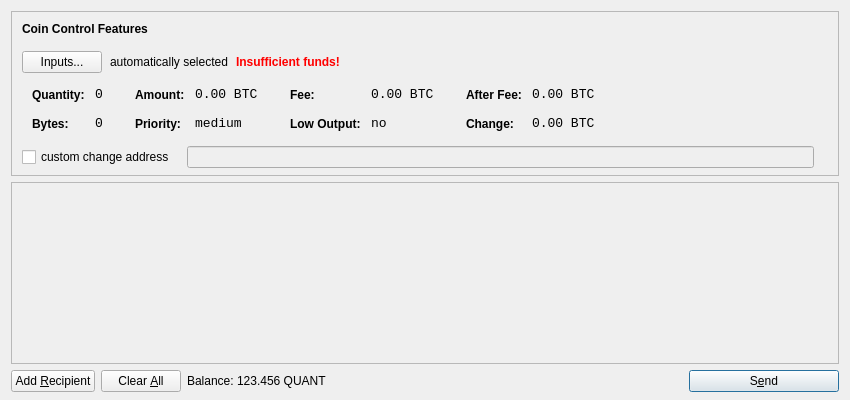
<?xml version="1.0" encoding="UTF-8"?>
<ui version="4.0">
 <class>SendCoinsDialog</class>
 <widget class="QDialog" name="SendCoinsDialog">
  <property name="geometry">
   <rect>
    <x>0</x>
    <y>0</y>
    <width>850</width>
    <height>400</height>
   </rect>
  </property>
  <property name="windowTitle">
   <string>Send Coins</string>
  </property>
  <layout class="QVBoxLayout" name="verticalLayout" stretch="0,1,0">
   <property name="bottomMargin">
    <number>8</number>
   </property>
   <item>
    <widget class="QFrame" name="frameCoinControl">
     <property name="sizePolicy">
      <sizepolicy hsizetype="Expanding" vsizetype="Expanding">
       <horstretch>0</horstretch>
       <verstretch>0</verstretch>
      </sizepolicy>
     </property>
     <property name="maximumSize">
      <size>
       <width>16777215</width>
       <height>16777215</height>
      </size>
     </property>
     <property name="frameShape">
      <enum>QFrame::StyledPanel</enum>
     </property>
     <property name="frameShadow">
      <enum>QFrame::Sunken</enum>
     </property>
     <layout class="QVBoxLayout" name="verticalLayoutCoinControl2">
      <property name="spacing">
       <number>-1</number>
      </property>
      <property name="leftMargin">
       <number>0</number>
      </property>
      <property name="topMargin">
       <number>0</number>
      </property>
      <property name="rightMargin">
       <number>0</number>
      </property>
      <property name="bottomMargin">
       <number>6</number>
      </property>
      <item>
       <layout class="QVBoxLayout" name="verticalLayoutCoinControl" stretch="0,0,0,0,1">
        <property name="spacing">
         <number>0</number>
        </property>
        <property name="leftMargin">
         <number>10</number>
        </property>
        <property name="topMargin">
         <number>10</number>
        </property>
        <item>
         <layout class="QHBoxLayout" name="horizontalLayoutCoinControl1">
          <property name="bottomMargin">
           <number>15</number>
          </property>
          <item>
           <widget class="QLabel" name="labelCoinControlFeatures">
            <property name="sizePolicy">
             <sizepolicy hsizetype="Preferred" vsizetype="Maximum">
              <horstretch>0</horstretch>
              <verstretch>0</verstretch>
             </sizepolicy>
            </property>
            <property name="font">
             <font>
              <weight>75</weight>
              <bold>true</bold>
             </font>
            </property>
            <property name="styleSheet">
             <string notr="true">font-weight:bold;</string>
            </property>
            <property name="text">
             <string>Coin Control Features</string>
            </property>
           </widget>
          </item>
         </layout>
        </item>
        <item>
         <layout class="QHBoxLayout" name="horizontalLayoutCoinControl2" stretch="0,0,0,0">
          <property name="spacing">
           <number>8</number>
          </property>
          <property name="bottomMargin">
           <number>10</number>
          </property>
          <item>
           <widget class="QPushButton" name="pushButtonCoinControl">
            <property name="styleSheet">
             <string notr="true"/>
            </property>
            <property name="text">
             <string>Inputs...</string>
            </property>
           </widget>
          </item>
          <item>
           <widget class="QLabel" name="labelCoinControlAutomaticallySelected">
            <property name="text">
             <string>automatically selected</string>
            </property>
            <property name="margin">
             <number>5</number>
            </property>
           </widget>
          </item>
          <item>
           <widget class="QLabel" name="labelCoinControlInsuffFunds">
            <property name="font">
             <font>
              <weight>75</weight>
              <bold>true</bold>
             </font>
            </property>
            <property name="styleSheet">
             <string notr="true">color:red;font-weight:bold;</string>
            </property>
            <property name="text">
             <string>Insufficient funds!</string>
            </property>
            <property name="margin">
             <number>5</number>
            </property>
           </widget>
          </item>
          <item>
           <spacer name="horizontalSpacerCoinControl">
            <property name="orientation">
             <enum>Qt::Horizontal</enum>
            </property>
            <property name="sizeHint" stdset="0">
             <size>
              <width>40</width>
              <height>1</height>
             </size>
            </property>
           </spacer>
          </item>
         </layout>
        </item>
        <item>
         <widget class="QWidget" name="widgetCoinControl" native="true">
          <property name="sizePolicy">
           <sizepolicy hsizetype="Preferred" vsizetype="Preferred">
            <horstretch>0</horstretch>
            <verstretch>0</verstretch>
           </sizepolicy>
          </property>
          <property name="minimumSize">
           <size>
            <width>0</width>
            <height>0</height>
           </size>
          </property>
          <property name="styleSheet">
           <string notr="true"/>
          </property>
          <layout class="QHBoxLayout" name="horizontalLayoutCoinControl5">
           <property name="margin">
            <number>0</number>
           </property>
           <item>
            <layout class="QHBoxLayout" name="horizontalLayoutCoinControl3" stretch="0,0,0,1">
             <property name="spacing">
              <number>20</number>
             </property>
             <property name="topMargin">
              <number>0</number>
             </property>
             <property name="bottomMargin">
              <number>10</number>
             </property>
             <item>
              <layout class="QFormLayout" name="formLayoutCoinControl1">
               <property name="horizontalSpacing">
                <number>10</number>
               </property>
               <property name="verticalSpacing">
                <number>14</number>
               </property>
               <property name="leftMargin">
                <number>10</number>
               </property>
               <property name="topMargin">
                <number>4</number>
               </property>
               <property name="rightMargin">
                <number>6</number>
               </property>
               <item row="0" column="0">
                <widget class="QLabel" name="labelCoinControlQuantityText">
                 <property name="styleSheet">
                  <string notr="true">font-weight:bold;</string>
                 </property>
                 <property name="text">
                  <string>Quantity:</string>
                 </property>
                 <property name="margin">
                  <number>0</number>
                 </property>
                </widget>
               </item>
               <item row="0" column="1">
                <widget class="QLabel" name="labelCoinControlQuantity">
                 <property name="font">
                  <font>
                   <family>Monospace</family>
                   <pointsize>10</pointsize>
                  </font>
                 </property>
                 <property name="cursor">
                  <cursorShape>IBeamCursor</cursorShape>
                 </property>
                 <property name="contextMenuPolicy">
                  <enum>Qt::ActionsContextMenu</enum>
                 </property>
                 <property name="text">
                  <string notr="true">0</string>
                 </property>
                 <property name="margin">
                  <number>0</number>
                 </property>
                 <property name="textInteractionFlags">
                  <set>Qt::LinksAccessibleByMouse|Qt::TextSelectableByKeyboard|Qt::TextSelectableByMouse</set>
                 </property>
                </widget>
               </item>
               <item row="1" column="0">
                <widget class="QLabel" name="labelCoinControlBytesText">
                 <property name="styleSheet">
                  <string notr="true">font-weight:bold;</string>
                 </property>
                 <property name="text">
                  <string>Bytes:</string>
                 </property>
                </widget>
               </item>
               <item row="1" column="1">
                <widget class="QLabel" name="labelCoinControlBytes">
                 <property name="font">
                  <font>
                   <family>Monospace</family>
                   <pointsize>10</pointsize>
                  </font>
                 </property>
                 <property name="cursor">
                  <cursorShape>IBeamCursor</cursorShape>
                 </property>
                 <property name="contextMenuPolicy">
                  <enum>Qt::ActionsContextMenu</enum>
                 </property>
                 <property name="text">
                  <string notr="true">0</string>
                 </property>
                 <property name="textInteractionFlags">
                  <set>Qt::LinksAccessibleByMouse|Qt::TextSelectableByKeyboard|Qt::TextSelectableByMouse</set>
                 </property>
                </widget>
               </item>
              </layout>
             </item>
             <item>
              <layout class="QFormLayout" name="formLayoutCoinControl2">
               <property name="horizontalSpacing">
                <number>10</number>
               </property>
               <property name="verticalSpacing">
                <number>14</number>
               </property>
               <property name="leftMargin">
                <number>6</number>
               </property>
               <property name="topMargin">
                <number>4</number>
               </property>
               <property name="rightMargin">
                <number>6</number>
               </property>
               <item row="0" column="0">
                <widget class="QLabel" name="labelCoinControlAmountText">
                 <property name="styleSheet">
                  <string notr="true">font-weight:bold;</string>
                 </property>
                 <property name="text">
                  <string>Amount:</string>
                 </property>
                 <property name="margin">
                  <number>0</number>
                 </property>
                </widget>
               </item>
               <item row="0" column="1">
                <widget class="QLabel" name="labelCoinControlAmount">
                 <property name="font">
                  <font>
                   <family>Monospace</family>
                   <pointsize>10</pointsize>
                  </font>
                 </property>
                 <property name="cursor">
                  <cursorShape>IBeamCursor</cursorShape>
                 </property>
                 <property name="contextMenuPolicy">
                  <enum>Qt::ActionsContextMenu</enum>
                 </property>
                 <property name="text">
                  <string notr="true">0.00 BTC</string>
                 </property>
                 <property name="textInteractionFlags">
                  <set>Qt::LinksAccessibleByMouse|Qt::TextSelectableByKeyboard|Qt::TextSelectableByMouse</set>
                 </property>
                </widget>
               </item>
               <item row="1" column="0">
                <widget class="QLabel" name="labelCoinControlPriorityText">
                 <property name="styleSheet">
                  <string notr="true">font-weight:bold;</string>
                 </property>
                 <property name="text">
                  <string>Priority:</string>
                 </property>
                </widget>
               </item>
               <item row="1" column="1">
                <widget class="QLabel" name="labelCoinControlPriority">
                 <property name="font">
                  <font>
                   <family>Monospace</family>
                   <pointsize>10</pointsize>
                  </font>
                 </property>
                 <property name="cursor">
                  <cursorShape>IBeamCursor</cursorShape>
                 </property>
                 <property name="contextMenuPolicy">
                  <enum>Qt::ActionsContextMenu</enum>
                 </property>
                 <property name="text">
                  <string>medium</string>
                 </property>
                 <property name="textInteractionFlags">
                  <set>Qt::LinksAccessibleByMouse|Qt::TextSelectableByKeyboard|Qt::TextSelectableByMouse</set>
                 </property>
                </widget>
               </item>
              </layout>
             </item>
             <item>
              <layout class="QFormLayout" name="formLayoutCoinControl3">
               <property name="horizontalSpacing">
                <number>10</number>
               </property>
               <property name="verticalSpacing">
                <number>14</number>
               </property>
               <property name="leftMargin">
                <number>6</number>
               </property>
               <property name="topMargin">
                <number>4</number>
               </property>
               <property name="rightMargin">
                <number>6</number>
               </property>
               <item row="0" column="0">
                <widget class="QLabel" name="labelCoinControlFeeText">
                 <property name="styleSheet">
                  <string notr="true">font-weight:bold;</string>
                 </property>
                 <property name="text">
                  <string>Fee:</string>
                 </property>
                 <property name="margin">
                  <number>0</number>
                 </property>
                </widget>
               </item>
               <item row="0" column="1">
                <widget class="QLabel" name="labelCoinControlFee">
                 <property name="font">
                  <font>
                   <family>Monospace</family>
                   <pointsize>10</pointsize>
                  </font>
                 </property>
                 <property name="cursor">
                  <cursorShape>IBeamCursor</cursorShape>
                 </property>
                 <property name="contextMenuPolicy">
                  <enum>Qt::ActionsContextMenu</enum>
                 </property>
                 <property name="text">
                  <string notr="true">0.00 BTC</string>
                 </property>
                 <property name="textInteractionFlags">
                  <set>Qt::LinksAccessibleByMouse|Qt::TextSelectableByKeyboard|Qt::TextSelectableByMouse</set>
                 </property>
                </widget>
               </item>
               <item row="1" column="0">
                <widget class="QLabel" name="labelCoinControlLowOutputText">
                 <property name="styleSheet">
                  <string notr="true">font-weight:bold;</string>
                 </property>
                 <property name="text">
                  <string>Low Output:</string>
                 </property>
                </widget>
               </item>
               <item row="1" column="1">
                <widget class="QLabel" name="labelCoinControlLowOutput">
                 <property name="font">
                  <font>
                   <family>Monospace</family>
                   <pointsize>10</pointsize>
                  </font>
                 </property>
                 <property name="cursor">
                  <cursorShape>IBeamCursor</cursorShape>
                 </property>
                 <property name="contextMenuPolicy">
                  <enum>Qt::ActionsContextMenu</enum>
                 </property>
                 <property name="text">
                  <string>no</string>
                 </property>
                 <property name="textInteractionFlags">
                  <set>Qt::LinksAccessibleByMouse|Qt::TextSelectableByKeyboard|Qt::TextSelectableByMouse</set>
                 </property>
                </widget>
               </item>
              </layout>
             </item>
             <item>
              <layout class="QFormLayout" name="formLayoutCoinControl4">
               <property name="horizontalSpacing">
                <number>10</number>
               </property>
               <property name="verticalSpacing">
                <number>14</number>
               </property>
               <property name="leftMargin">
                <number>6</number>
               </property>
               <property name="topMargin">
                <number>4</number>
               </property>
               <property name="rightMargin">
                <number>6</number>
               </property>
               <item row="0" column="0">
                <widget class="QLabel" name="labelCoinControlAfterFeeText">
                 <property name="styleSheet">
                  <string notr="true">font-weight:bold;</string>
                 </property>
                 <property name="text">
                  <string>After Fee:</string>
                 </property>
                 <property name="margin">
                  <number>0</number>
                 </property>
                </widget>
               </item>
               <item row="0" column="1">
                <widget class="QLabel" name="labelCoinControlAfterFee">
                 <property name="font">
                  <font>
                   <family>Monospace</family>
                   <pointsize>10</pointsize>
                  </font>
                 </property>
                 <property name="cursor">
                  <cursorShape>IBeamCursor</cursorShape>
                 </property>
                 <property name="contextMenuPolicy">
                  <enum>Qt::ActionsContextMenu</enum>
                 </property>
                 <property name="text">
                  <string notr="true">0.00 BTC</string>
                 </property>
                 <property name="textInteractionFlags">
                  <set>Qt::LinksAccessibleByMouse|Qt::TextSelectableByKeyboard|Qt::TextSelectableByMouse</set>
                 </property>
                </widget>
               </item>
               <item row="1" column="0">
                <widget class="QLabel" name="labelCoinControlChangeText">
                 <property name="styleSheet">
                  <string notr="true">font-weight:bold;</string>
                 </property>
                 <property name="text">
                  <string>Change:</string>
                 </property>
                </widget>
               </item>
               <item row="1" column="1">
                <widget class="QLabel" name="labelCoinControlChange">
                 <property name="font">
                  <font>
                   <family>Monospace</family>
                   <pointsize>10</pointsize>
                  </font>
                 </property>
                 <property name="cursor">
                  <cursorShape>IBeamCursor</cursorShape>
                 </property>
                 <property name="contextMenuPolicy">
                  <enum>Qt::ActionsContextMenu</enum>
                 </property>
                 <property name="text">
                  <string notr="true">0.00 BTC</string>
                 </property>
                 <property name="textInteractionFlags">
                  <set>Qt::LinksAccessibleByMouse|Qt::TextSelectableByKeyboard|Qt::TextSelectableByMouse</set>
                 </property>
                </widget>
               </item>
              </layout>
             </item>
            </layout>
           </item>
          </layout>
         </widget>
        </item>
        <item>
         <layout class="QHBoxLayout" name="horizontalLayoutCoinControl4" stretch="0,0,0">
          <property name="spacing">
           <number>12</number>
          </property>
          <property name="sizeConstraint">
           <enum>QLayout::SetDefaultConstraint</enum>
          </property>
          <property name="topMargin">
           <number>5</number>
          </property>
          <property name="rightMargin">
           <number>5</number>
          </property>
          <item>
           <widget class="QCheckBox" name="checkBoxCoinControlChange">
            <property name="text">
             <string>custom change address</string>
            </property>
           </widget>
          </item>
          <item>
           <widget class="QLineEdit" name="lineEditCoinControlChange">
            <property name="enabled">
             <bool>false</bool>
            </property>
            <property name="sizePolicy">
             <sizepolicy hsizetype="Expanding" vsizetype="Fixed">
              <horstretch>0</horstretch>
              <verstretch>0</verstretch>
             </sizepolicy>
            </property>
           </widget>
          </item>
          <item>
           <widget class="QLabel" name="labelCoinControlChangeLabel">
            <property name="sizePolicy">
             <sizepolicy hsizetype="Preferred" vsizetype="Expanding">
              <horstretch>0</horstretch>
              <verstretch>0</verstretch>
             </sizepolicy>
            </property>
            <property name="minimumSize">
             <size>
              <width>0</width>
              <height>0</height>
             </size>
            </property>
            <property name="text">
             <string/>
            </property>
            <property name="margin">
             <number>3</number>
            </property>
           </widget>
          </item>
         </layout>
        </item>
        <item>
         <spacer name="verticalSpacerCoinControl">
          <property name="orientation">
           <enum>Qt::Vertical</enum>
          </property>
          <property name="sizeHint" stdset="0">
           <size>
            <width>800</width>
            <height>1</height>
           </size>
          </property>
         </spacer>
        </item>
       </layout>
      </item>
     </layout>
    </widget>
   </item>
   <item>
    <widget class="QScrollArea" name="scrollArea">
     <property name="widgetResizable">
      <bool>true</bool>
     </property>
     <widget class="QWidget" name="scrollAreaWidgetContents">
      <property name="geometry">
       <rect>
        <x>0</x>
        <y>0</y>
        <width>830</width>
        <height>165</height>
       </rect>
      </property>
      <layout class="QVBoxLayout" name="verticalLayout_2">
       <property name="margin">
        <number>0</number>
       </property>
       <item>
        <layout class="QVBoxLayout" name="entries">
         <property name="spacing">
          <number>6</number>
         </property>
        </layout>
       </item>
       <item>
        <spacer name="verticalSpacer">
         <property name="orientation">
          <enum>Qt::Vertical</enum>
         </property>
         <property name="sizeHint" stdset="0">
          <size>
           <width>20</width>
           <height>40</height>
          </size>
         </property>
        </spacer>
       </item>
      </layout>
     </widget>
    </widget>
   </item>
   <item>
    <layout class="QHBoxLayout" name="horizontalLayout">
     <item>
      <widget class="QPushButton" name="addButton">
       <property name="toolTip">
        <string>Send to multiple recipients at once</string>
       </property>
       <property name="text">
        <string>Add &amp;Recipient</string>
       </property>
       <property name="icon">
        <iconset resource="../bitcoin.qrc">
         <normaloff>:/icons/add</normaloff>:/icons/add</iconset>
       </property>
       <property name="autoDefault">
        <bool>false</bool>
       </property>
      </widget>
     </item>
     <item>
      <widget class="QPushButton" name="clearButton">
       <property name="sizePolicy">
        <sizepolicy hsizetype="Minimum" vsizetype="Fixed">
         <horstretch>0</horstretch>
         <verstretch>0</verstretch>
        </sizepolicy>
       </property>
       <property name="toolTip">
        <string>Remove all transaction fields</string>
       </property>
       <property name="text">
        <string>Clear &amp;All</string>
       </property>
       <property name="icon">
        <iconset resource="../bitcoin.qrc">
         <normaloff>:/icons/remove</normaloff>:/icons/remove</iconset>
       </property>
       <property name="autoRepeatDelay">
        <number>300</number>
       </property>
       <property name="autoDefault">
        <bool>false</bool>
       </property>
      </widget>
     </item>
     <item>
      <layout class="QHBoxLayout" name="horizontalLayout_2">
       <property name="spacing">
        <number>3</number>
       </property>
       <item>
        <widget class="QLabel" name="label">
         <property name="text">
          <string>Balance:</string>
         </property>
        </widget>
       </item>
       <item>
        <widget class="QLabel" name="labelBalance">
         <property name="cursor">
          <cursorShape>IBeamCursor</cursorShape>
         </property>
         <property name="text">
          <string>123.456 QUANT</string>
         </property>
         <property name="textInteractionFlags">
          <set>Qt::LinksAccessibleByMouse|Qt::TextSelectableByKeyboard|Qt::TextSelectableByMouse</set>
         </property>
        </widget>
       </item>
      </layout>
     </item>
     <item>
      <spacer name="horizontalSpacer">
       <property name="orientation">
        <enum>Qt::Horizontal</enum>
       </property>
       <property name="sizeHint" stdset="0">
        <size>
         <width>40</width>
         <height>20</height>
        </size>
       </property>
      </spacer>
     </item>
     <item>
      <widget class="QPushButton" name="sendButton">
       <property name="minimumSize">
        <size>
         <width>150</width>
         <height>0</height>
        </size>
       </property>
       <property name="toolTip">
        <string>Confirm the send action</string>
       </property>
       <property name="text">
        <string>S&amp;end</string>
       </property>
       <property name="icon">
        <iconset resource="../bitcoin.qrc">
         <normaloff>:/icons/send</normaloff>:/icons/send</iconset>
       </property>
       <property name="default">
        <bool>true</bool>
       </property>
      </widget>
     </item>
    </layout>
   </item>
  </layout>
 </widget>
 <resources>
  <include location="../bitcoin.qrc"/>
 </resources>
 <connections/>
</ui>
